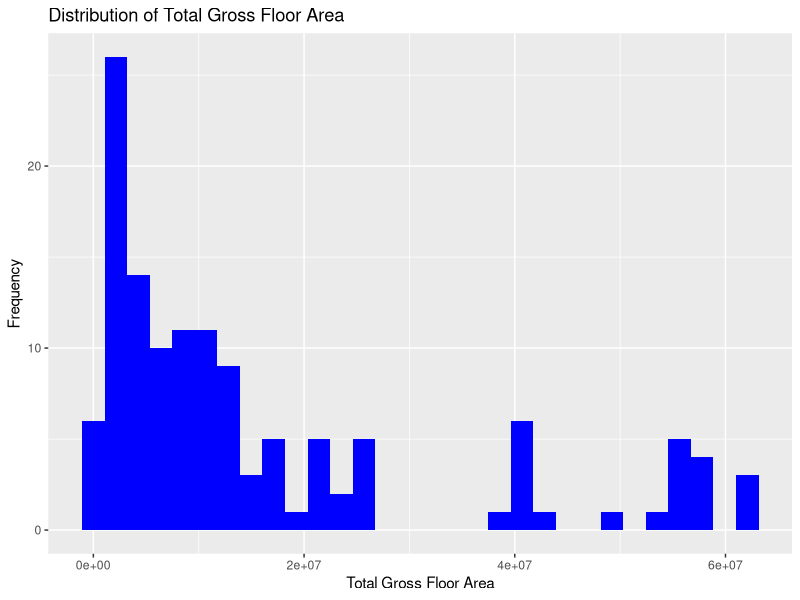
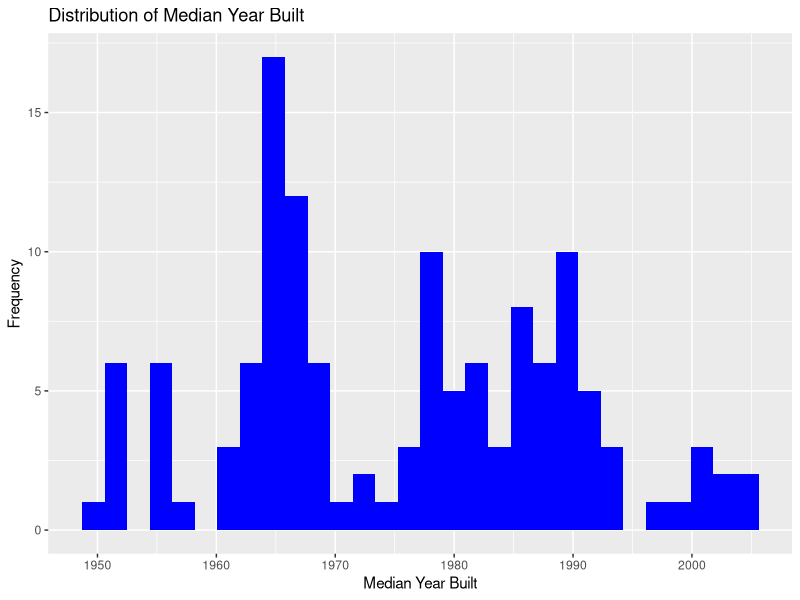
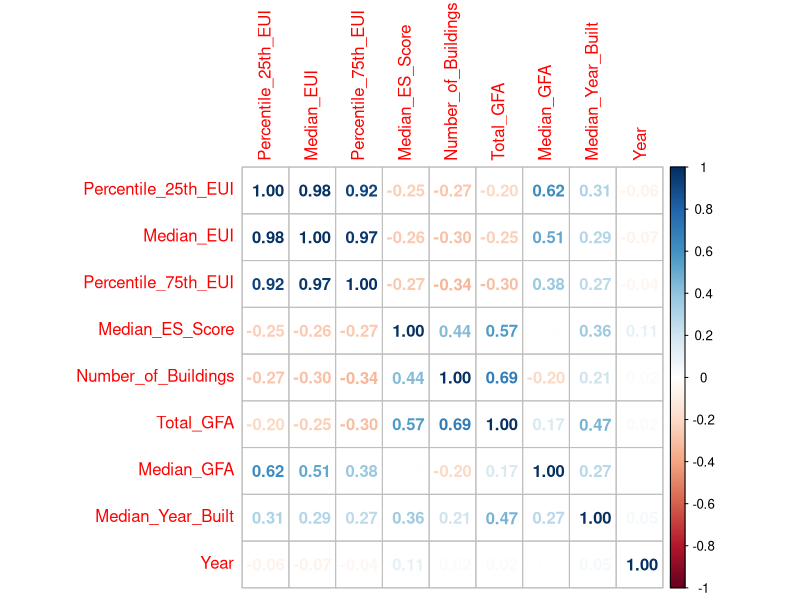
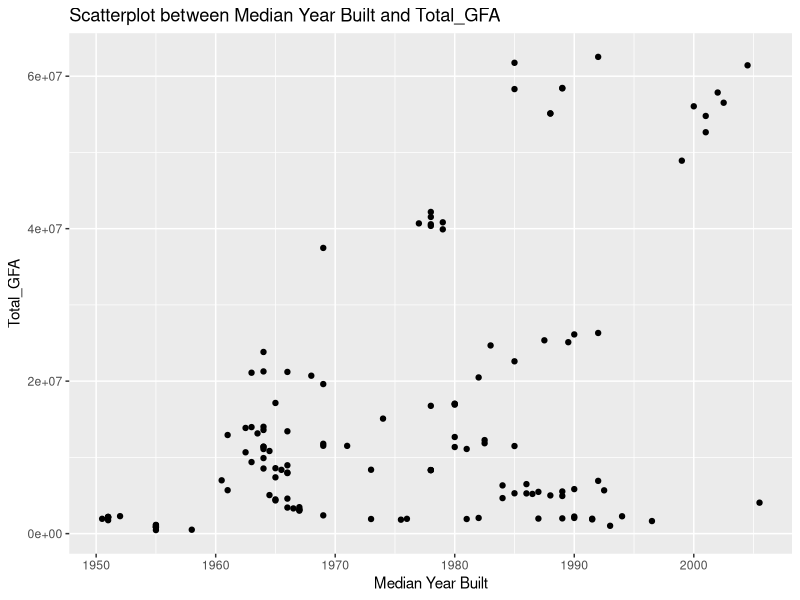
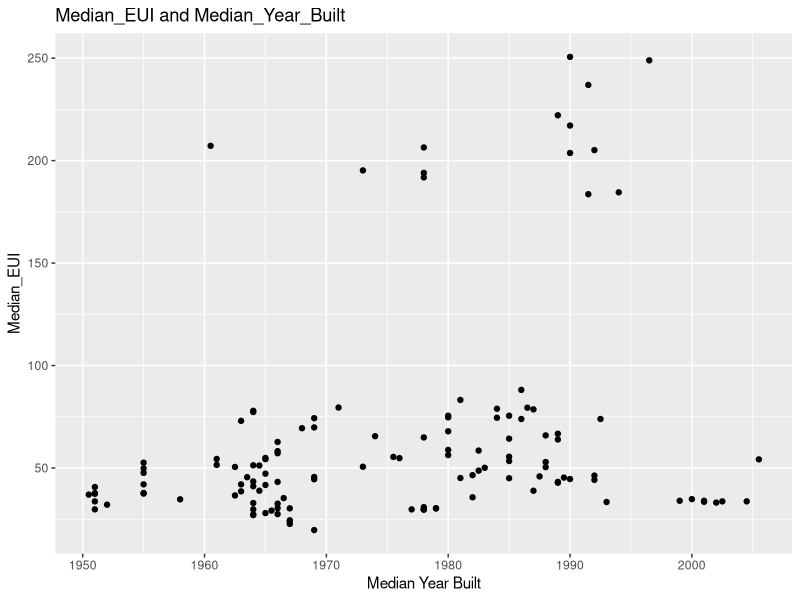
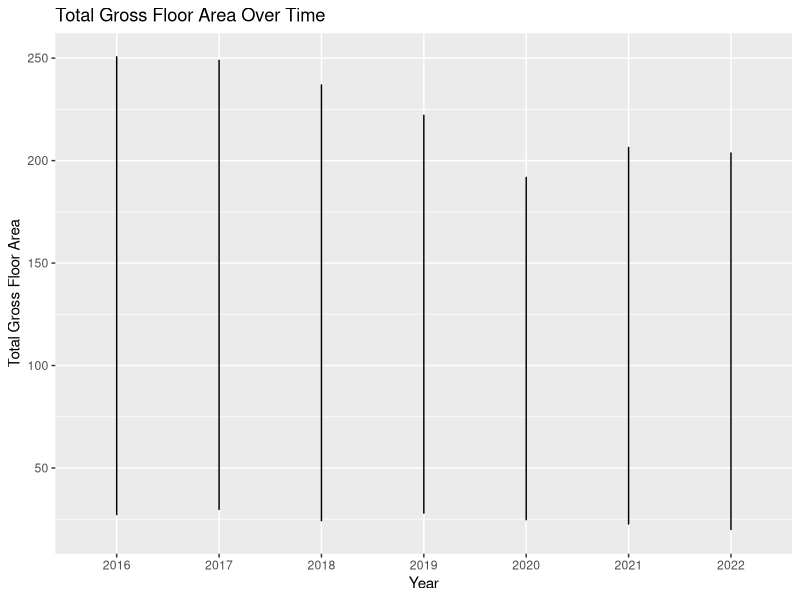
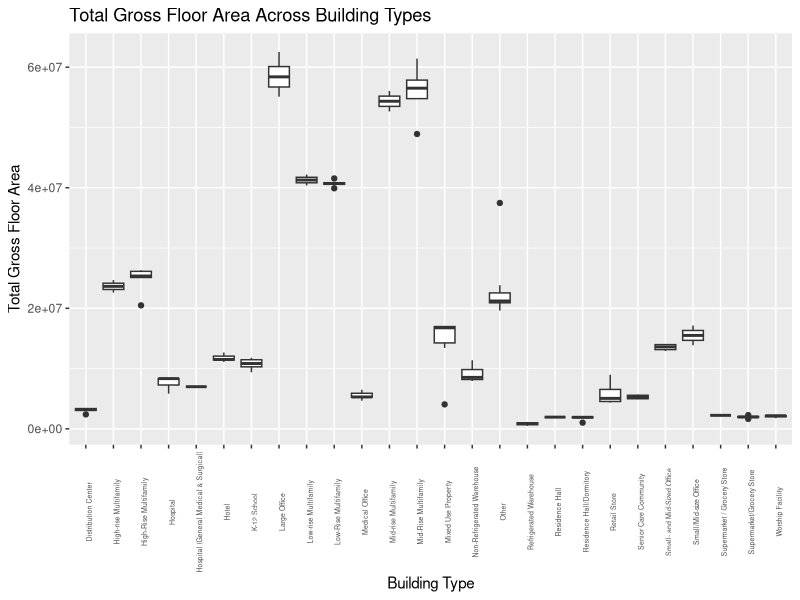
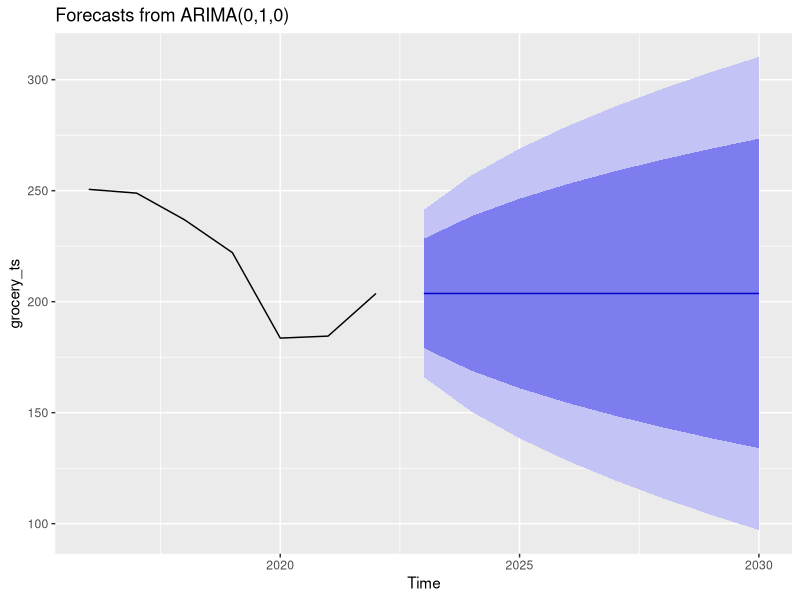

These charts were generated, in order, by the following R code:
## ---- chunk 1
knitr::opts_chunk$set(echo = TRUE)
## ---- chunk 2
#read in the data here for 2016-2022
library(dplyr)
data2022 <- read.csv("../Data/Performance_Ranges_by_Building_Type_2022.csv")
data2021 <- read.csv("../Data/Performance_Ranges_by_Building_Type_2021.csv")
data2020 <- read.csv("../Data/Performance_Ranges_by_Building_Type_2020.csv")
data2019 <- read.csv("../Data/Performance_Ranges_By_Building_Type_2019.csv")
data2018 <- read.csv("../Data/Performance_Ranges_By_Building_Type_2018.csv")
data2017 <- read.csv("../Data/Performance_Ranges_by_Building_Type_2017.csv")
data2016 <- read.csv("../Data/Performance_Ranges_By_Building_Type_2016.csv")
## ---- chunk 3
#For 2017 specifically there are 2 columns that were giving us issues for data cleaning immediately.

#Other than 2017 we are just omitting files that have na values
data2017 <- select(data2017, -c(Low.Outlier.Cutoff, High.Outlier.Cutoff))
data2022 <- na.omit(data2022)
data2021 <- na.omit(data2021)
data2020 <- na.omit(data2020)
data2019 <- na.omit(data2019)
data2018 <- na.omit(data2018)
data2017 <- na.omit(data2017)
data2016 <- na.omit(data2016)
## ---- chunk 4
#We are renaming all the columns names for all the years so they are all uniform so we can join them later. The order does not matter right now, we are going with the order of how they are in their respective files.

colnames(data2016) <- c("BuildingType", "Percentile_25th_EUI", "Median_EUI", "Percentile_75th_EUI", "Median_EUI_WN", "Median_Source_EUI", "Median_ES_Score", "Number_of_Buildings", "Total_GFA", "Median_GFA", "Median_Year_Built", "Percent_Electricity", "Percent_Gas", "Percent_Steam", "Percent_Other_Fuel")

colnames(data2017) <- c("BuildingType", "Percentile_25th_EUI", "Median_EUI", "Percentile_75th_EUI", "Median_EUI_WN", "Median_Source_EUI", "Median_ES_Score", "Number_of_Buildings", "Number_of_Buildings_with_ES_Score", "Total_GFA", "Median_GFA", "Median_Year_Built", "Percent_Electricity", "Percent_Gas", "Percent_Steam", "Percent_Other_Fuel")

colnames(data2018) <- c("BuildingType", "Number_of_Buildings", "Percentile_25th_EUI", "Median_EUI", "Percentile_75th_EUI", "Average_Site_EUI", "Average_Site_EUI_WN", "Median_EUI", "Median_ES_Score", "Total_GFA", "Median_GFA", "Median_Year_Built", "Not applies")

colnames(data2019) <- c("BuildingType", "Number_of_Buildings", "Percentile_25th_EUI", "Median_EUI", "Percentile_75th_EUI", "Median_EUI_WN", "Average_Site_EUI", "Average_Site_EUI_WN", "Median_Source_EUI", "Median_ES_Score", "Average_ES_Score", "Total_GFA", "Median_GFA", "Median_Year_Built", "Average_GHGSF", "MedianGHGSF")

colnames(data2020) <- c("BuildingType", "Number_of_Buildings", "Percentile_25th_EUI", "Median_EUI", "Percentile_75th_EUI", "Median_EUI_WN", "Average_Site_EUI", "Average_Site_EUI_WN", "Median_Source_EUI", "Median_ES_Score", "Average_ES_Score", "Total_GFA", "Median_GFA", "Median_Year_Built", "Average_GHGSF", "MedianGHGSF")

colnames(data2021) <- c("BuildingType", "Number_of_Buildings", "Percentile_25th_EUI", "Median_EUI", "Percentile_75th_EUI", "Median_EUI_WN", "Average_Site_EUI", "Average_Site_EUI_WN", "Median_Source_EUI", "Median_ES_Score", "Average_ES_Score", "Total_GFA", "Median_GFA", "Median_Year_Built", "Average_GHGSF", "MedianGHGSF")

colnames(data2022) <- c("BuildingType", "Number_of_Buildings", "Percentile_25th_EUI", "Median_EUI", "Percentile_75th_EUI", "Median_EUI_WN", "Average_Site_EUI", "Average_Site_EUI_WN", "Median_Source_EUI", "Median_ES_Score", "Average_ES_Score", "Total_GFA", "Median_GFA", "Median_Year_Built", "Average_GHGSF", "MedianGHGSF")

#we are doign 3 checks to see if every column in every year is in 2022, 2016 and 2018 respecitvely as I was having issues with incompatible dataset before
data2016 <- data2016[, colnames(data2016) %in% colnames(data2022)]
data2017 <- data2017[, colnames(data2017) %in% colnames(data2022)]
data2018 <- data2018[, colnames(data2018) %in% colnames(data2022)]
data2019 <- data2019[, colnames(data2019) %in% colnames(data2022)]
data2020 <- data2020[, colnames(data2020) %in% colnames(data2022)]
data2021 <- data2021[, colnames(data2021) %in% colnames(data2022)]

data2016 <- data2016[, colnames(data2016) %in% colnames(data2016)]
data2017 <- data2017[, colnames(data2017) %in% colnames(data2016)]
data2018 <- data2018[, colnames(data2018) %in% colnames(data2016)]
data2019 <- data2019[, colnames(data2019) %in% colnames(data2016)]
data2020 <- data2020[, colnames(data2020) %in% colnames(data2016)]
data2021 <- data2021[, colnames(data2021) %in% colnames(data2016)]
data2022 <- data2022[, colnames(data2022) %in% colnames(data2016)]

data2016 <- data2016[, colnames(data2016) %in% colnames(data2018)]
data2017 <- data2017[, colnames(data2017) %in% colnames(data2018)]
data2018 <- data2018[, colnames(data2018) %in% colnames(data2018)]
data2019 <- data2019[, colnames(data2019) %in% colnames(data2018)]
data2020 <- data2020[, colnames(data2020) %in% colnames(data2018)]
data2021 <- data2021[, colnames(data2021) %in% colnames(data2018)]
data2022 <- data2022[, colnames(data2022) %in% colnames(data2018)]

#we are adding a year column to every dataset 
library(dplyr)
data2022 <- mutate(data2022, Year = 2022)
data2021 <- mutate(data2021, Year = 2021)
data2020 <- mutate(data2020, Year = 2020)
data2019 <- mutate(data2019, Year = 2019)
data2018 <- mutate(data2018, Year = 2018)
data2017 <- mutate(data2017, Year = 2017)
data2016 <- mutate(data2016, Year = 2016)
## ---- chunk 5
#we are now going to combine all our datasets
combined_data <- bind_rows(
  mutate(data2016, Year = 2016),
  mutate(data2017, Year = 2017),
  mutate(data2018, Year = 2018),
  mutate(data2019, Year = 2019),
  mutate(data2020, Year = 2020),
  mutate(data2021, Year = 2021),
  mutate(data2022, Year = 2022)
)
combined_data<- combined_data[combined_data$BuildingType != "Citywide", ]


## ---- chunk 6
#make distribution graphs for Total Gross Floor Area and median year built
library(ggplot2)
ggplot(combined_data, aes(x = Total_GFA)) +
  geom_histogram(fill = "blue") +
  labs(title = "Distribution of Total Gross Floor Area",
       x = "Total Gross Floor Area",
       y = "Frequency")

ggplot(combined_data, aes(x = Median_Year_Built)) +
  geom_histogram(fill = "blue") +
  labs(title = "Distribution of Median Year Built",
       x = "Median Year Built",
       y = "Frequency")
## ---- chunk 7
#get the summary data and t tests for gross floor area and median es score
print("Total Gross Floor Area")
summary(combined_data$Total_GFA)
gfa.p.val <- t.test(combined_data$Total_GFA)
print(gfa.p.val)  
  
print("Median ES Score")
summary(combined_data$Median_ES_Score)
median_es.p.val <- t.test(combined_data$Median_ES_Score)
print(median_es.p.val)  
## ---- chunk 8

#correlation matrix 
cor_data <- select(combined_data, -c(BuildingType))
cor <- cor(cor_data)
library(corrplot)
corrplot(cor, method = "number")
## ---- chunk 9
ggplot(combined_data, aes(x = Median_Year_Built, y = Total_GFA)) +
  geom_point() +
  labs(title = "Scatterplot between Median Year Built and Total_GFA",
       x = "Median Year Built",
       y = "Total_GFA")
## ---- chunk 10
#plot median year built vs median es score
ggplot(combined_data, aes(x = Median_Year_Built, y = Median_EUI)) +
  geom_point() +
  labs(title = "Median_EUI and Median_Year_Built",
       x = "Median Year Built",
       y = "Median_EUI")
## ---- chunk 11
#plot the gross floor area over time
ggplot(combined_data, aes(x = as.factor(Year), y = Median_EUI)) +
  geom_line() +
  labs(title = "Total Gross Floor Area Over Time",
       x = "Year",
       y = "Total Gross Floor Area")
## ---- chunk 12
#plot the total gross floor area by vuilding type
ggplot(combined_data, aes(x = BuildingType, y = Total_GFA)) +
  geom_boxplot() +
  labs(title = "Total Gross Floor Area Across Building Types",
       x = "Building Type",
       y = "Total Gross Floor Area") +
  theme(axis.text.x = element_text(angle = 90, size = 5)) 
## ---- chunk 13
library(forecast)

forecasting_grocery <- combined_data %>% filter(grepl("Grocery", BuildingType))
grocery_ts <- ts(forecasting_grocery$Median_EUI, start = min(forecasting_grocery$Year), frequency = 1)
forecast_mod_grocery <-auto.arima(grocery_ts)
forecast_val_grocery <- forecast(forecast_mod_grocery, h = 8)
print(forecast_val_grocery)
autoplot(forecast_val_grocery)
## ---- chunk 14
forecasting_grocery <- combined_data %>% filter(grepl("Grocery", BuildingType))
grocery_ts_25 <- ts(forecasting_grocery$Percentile_25th_EUI, start = min(forecasting_grocery$Year), frequency = 1)
forecast_mod_grocery <-auto.arima(grocery_ts_25)
forecast_val_grocery <- forecast(forecast_mod_grocery, h = 8)
print(forecast_val_grocery)

autoplot(grocery_ts_25)

lm_grocery_mod_25 <- lm(forecasting_grocery$Percentile_25th_EUI ~ Year, data = forecasting_grocery)

predicted_eui_grocery <- predict(lm_grocery_mod_25, newdata = data.frame(Year = c(2023, 2024, 2025, 2026, 2027)))
predicted_eui_grocery
ggplot(data = forecasting_grocery, aes(x = Year, y = Percentile_25th_EUI)) +
  geom_point() + 
  geom_smooth(method = 'lm') + 
  geom_point(data = data.frame(Year = c(2023,2024,2025,2026,2027), Predicted_EUI = predicted_eui_grocery), aes(x = Year, y = Predicted_EUI))

lm_grocery_mod_75 <- lm(forecasting_grocery$Percentile_75th_EUI ~ Year, data = forecasting_grocery)

predicted_eui_grocery <- predict(lm_grocery_mod_75, newdata = data.frame(Year = c(2023, 2024, 2025, 2026, 2027)))
predicted_eui_grocery
## ---- chunk 15
lm_grocery_mod <- lm(Median_EUI ~ Year, data = forecasting_grocery)

predicted_eui_grocery <- predict(lm_grocery_mod, newdata = data.frame(Year = c(2023, 2024, 2025, 2026, 2027)))
predicted_eui_grocery
## ---- chunk 16
library(cluster)

clustering_data <- combined_data %>% 
  select(-BuildingType, -Year)
clustering_data <- scale(clustering_data)

kmeans_data <- kmeans(clustering_data, centers = 3)
kmeans_combined <- cbind(combined_data, Cluster = kmeans_data$cluster)
pca_data <- prcomp(clustering_data)
cluster_plot <- data.frame(P1 = pca_data$x[,1], P2 = pca_data$x[,2], Cluster = factor(kmeans_data$cluster))

ggplot(cluster_plot, aes(x = P1, y = P2, color = Cluster)) +
  geom_point()
## ---- chunk 17
eui_by_year <-
  combined_data %>%
  group_by(Year) %>%
  summarize(Total_Median_EUI = sum(Median_EUI))

eui_by_year

total_eui_forecast <- ts(eui_by_year$Total_Median_EUI, start = min(eui_by_year$Year), frequency = 1)

ses_data = ses(total_eui_forecast)
ses_forecast <- forecast(ses_data, h = 3)
autoplot(ses_forecast)

forecast_mod_total_eui <-auto.arima(total_eui_forecast)
forecast_val_total_eui <- forecast(forecast_mod_total_eui, h = 8)
print(forecast_val_total_eui)

lm_total_eui_mod_25 <- lm(eui_by_year$Total_Median_EUI ~ Year, data = eui_by_year)

predicted_eui <- predict(lm_total_eui_mod_25, newdata = data.frame(Year = c(2023, 2024, 2025, 2026, 2027)))

ggplot(data = eui_by_year, aes(x = Year, y = eui_by_year$Total_Median_EUI)) +
  geom_point() + 
  geom_smooth(method = 'lm') + 
  geom_point(data = data.frame(Year = c(2023,2024,2025,2026,2027), Predicted_EUI = predicted_eui), aes(x = Year, y = Predicted_EUI))

summary(eui_by_year)

## ---- chunk 18
eui_by_year <-
  combined_data %>%
  group_by(Year) %>%
  filter(Year != 2020)%>%
  summarize(Total_Median_EUI = sum(Median_EUI))

eui_by_year

total_eui_forecast <- ts(eui_by_year$Total_Median_EUI, start = min(eui_by_year$Year), frequency = 1)
forecast_mod_total_eui <-auto.arima(total_eui_forecast)
forecast_val_total_eui <- forecast(forecast_mod_total_eui, h = 8)
print(forecast_val_total_eui)

lm_total_eui_mod_25 <- lm(eui_by_year$Total_Median_EUI ~ Year, data = eui_by_year)

predicted_eui <- predict(lm_total_eui_mod_25, newdata = data.frame(Year = c(2023, 2024, 2025, 2026, 2027)))

ggplot(data = eui_by_year, aes(x = Year, y = eui_by_year$Total_Median_EUI)) +
  geom_point() + 
  geom_smooth(method = 'lm') + 
  geom_point(data = data.frame(Year = c(2023,2024,2025,2026,2027), Predicted_EUI = predicted_eui), aes(x = Year, y = Predicted_EUI))

